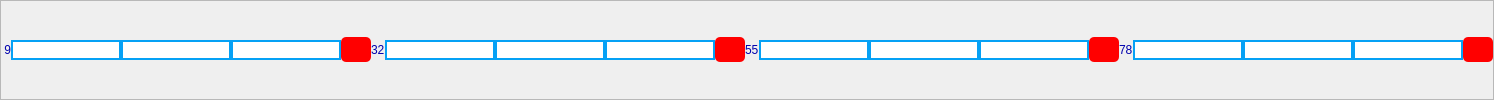
           <widget class="QFrame" name="frame_24">
            <property name="frameShape">
             <enum>QFrame::StyledPanel</enum>
            </property>
            <property name="frameShadow">
             <enum>QFrame::Raised</enum>
            </property>
            <layout class="QHBoxLayout" name="horizontalLayout_91">
             <property name="spacing">
              <number>0</number>
             </property>
             <property name="leftMargin">
              <number>0</number>
             </property>
             <property name="topMargin">
              <number>0</number>
             </property>
             <property name="rightMargin">
              <number>0</number>
             </property>
             <property name="bottomMargin">
              <number>0</number>
             </property>
             <item>
              <widget class="QLabel" name="label_59">
               <property name="styleSheet">
                <string notr="true">color:rgb(0, 0, 173); 
font: 75 8pt &quot;MS Shell Dlg 2&quot;;</string>
               </property>
               <property name="text">
                <string> 9</string>
               </property>
              </widget>
             </item>
             <item>
              <widget class="QLineEdit" name="lineEdit_175">
               <property name="styleSheet">
                <string notr="true">border: 2px solid  rgb(5, 161, 245); 
background-color: rgb(255, 255, 255);
</string>
               </property>
              </widget>
             </item>
             <item>
              <widget class="QLineEdit" name="lineEdit_176">
               <property name="styleSheet">
                <string notr="true">border: 2px solid  rgb(5, 161, 245); 
background-color: rgb(255, 255, 255);
</string>
               </property>
              </widget>
             </item>
             <item>
              <widget class="QLineEdit" name="lineEdit_177">
               <property name="styleSheet">
                <string notr="true">border: 2px solid  rgb(5, 161, 245); 
background-color: rgb(255, 255, 255);
</string>
               </property>
              </widget>
             </item>
             <item>
              <widget class="QPushButton" name="pushButton_129">
               <property name="minimumSize">
                <size>
                 <width>0</width>
                 <height>25</height>
                </size>
               </property>
               <property name="maximumSize">
                <size>
                 <width>30</width>
                 <height>16777215</height>
                </size>
               </property>
               <property name="styleSheet">
                <string notr="true">background-color: rgb(0, 0, 0);
background-color: rgb(255, 0, 0);
border-radius: 5px;</string>
               </property>
               <property name="text">
                <string/>
               </property>
              </widget>
             </item>
             <item>
              <widget class="QLabel" name="label_60">
               <property name="styleSheet">
                <string notr="true">color:rgb(0, 0, 173); 
font: 75 8pt &quot;MS Shell Dlg 2&quot;;</string>
               </property>
               <property name="text">
                <string>32</string>
               </property>
              </widget>
             </item>
             <item>
              <widget class="QLineEdit" name="lineEdit_178">
               <property name="styleSheet">
                <string notr="true">border: 2px solid  rgb(5, 161, 245); 
background-color: rgb(255, 255, 255);
</string>
               </property>
              </widget>
             </item>
             <item>
              <widget class="QLineEdit" name="lineEdit_179">
               <property name="styleSheet">
                <string notr="true">border: 2px solid  rgb(5, 161, 245); 
background-color: rgb(255, 255, 255);
</string>
               </property>
              </widget>
             </item>
             <item>
              <widget class="QLineEdit" name="lineEdit_180">
               <property name="styleSheet">
                <string notr="true">border: 2px solid  rgb(5, 161, 245); 
background-color: rgb(255, 255, 255);
</string>
               </property>
              </widget>
             </item>
             <item>
              <widget class="QPushButton" name="pushButton_130">
               <property name="minimumSize">
                <size>
                 <width>0</width>
                 <height>25</height>
                </size>
               </property>
               <property name="maximumSize">
                <size>
                 <width>30</width>
                 <height>16777215</height>
                </size>
               </property>
               <property name="styleSheet">
                <string notr="true">background-color: rgb(0, 0, 0);
background-color: rgb(255, 0, 0);
border-radius: 5px;</string>
               </property>
               <property name="text">
                <string/>
               </property>
              </widget>
             </item>
             <item>
              <widget class="QLabel" name="label_61">
               <property name="styleSheet">
                <string notr="true">color:rgb(0, 0, 173); 
font: 75 8pt &quot;MS Shell Dlg 2&quot;;</string>
               </property>
               <property name="text">
                <string>55</string>
               </property>
              </widget>
             </item>
             <item>
              <widget class="QLineEdit" name="lineEdit_181">
               <property name="styleSheet">
                <string notr="true">border: 2px solid  rgb(5, 161, 245); 
background-color: rgb(255, 255, 255);
</string>
               </property>
              </widget>
             </item>
             <item>
              <widget class="QLineEdit" name="lineEdit_182">
               <property name="styleSheet">
                <string notr="true">border: 2px solid  rgb(5, 161, 245); 
background-color: rgb(255, 255, 255);
</string>
               </property>
              </widget>
             </item>
             <item>
              <widget class="QLineEdit" name="lineEdit_183">
               <property name="styleSheet">
                <string notr="true">border: 2px solid  rgb(5, 161, 245); 
background-color: rgb(255, 255, 255);
</string>
               </property>
              </widget>
             </item>
             <item>
              <widget class="QPushButton" name="pushButton_131">
               <property name="minimumSize">
                <size>
                 <width>0</width>
                 <height>25</height>
                </size>
               </property>
               <property name="maximumSize">
                <size>
                 <width>30</width>
                 <height>16777215</height>
                </size>
               </property>
               <property name="styleSheet">
                <string notr="true">background-color: rgb(0, 0, 0);
background-color: rgb(255, 0, 0);
border-radius: 5px;</string>
               </property>
               <property name="text">
                <string/>
               </property>
              </widget>
             </item>
             <item>
              <widget class="QLabel" name="label_320">
               <property name="styleSheet">
                <string notr="true">color:rgb(0, 0, 173); 
font: 75 8pt &quot;MS Shell Dlg 2&quot;;</string>
               </property>
               <property name="text">
                <string>78</string>
               </property>
              </widget>
             </item>
             <item>
              <widget class="QLineEdit" name="lineEdit_960">
               <property name="styleSheet">
                <string notr="true">border: 2px solid  rgb(5, 161, 245); 
background-color: rgb(255, 255, 255);
</string>
               </property>
              </widget>
             </item>
             <item>
              <widget class="QLineEdit" name="lineEdit_958">
               <property name="styleSheet">
                <string notr="true">border: 2px solid  rgb(5, 161, 245); 
background-color: rgb(255, 255, 255);
</string>
               </property>
              </widget>
             </item>
             <item>
              <widget class="QLineEdit" name="lineEdit_959">
               <property name="styleSheet">
                <string notr="true">border: 2px solid  rgb(5, 161, 245); 
background-color: rgb(255, 255, 255);
</string>
               </property>
              </widget>
             </item>
             <item>
              <widget class="QPushButton" name="pushButton_390">
               <property name="minimumSize">
                <size>
                 <width>0</width>
                 <height>25</height>
                </size>
               </property>
               <property name="maximumSize">
                <size>
                 <width>30</width>
                 <height>16777215</height>
                </size>
               </property>
               <property name="styleSheet">
                <string notr="true">background-color: rgb(0, 0, 0);
background-color: rgb(255, 0, 0);
border-radius: 5px;</string>
               </property>
               <property name="text">
                <string/>
               </property>
              </widget>
             </item>
            </layout>
           </widget>
